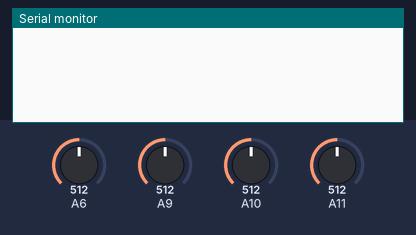
A sketch run on a simulated Arduino Leonardo, built with avr-gcc and run on an emulated ATmega32U4. Shown: the last lines printed to the serial monitor. The inputs (shaded band) are chosen by the test bench; at power-on: A6 = 512, A9 = 512, A10 = 512, A11 = 512. USB keyboard and mouse output is not drawn.

Above: at 1.2 s.
1.3 s: A6 set to 528
At 1.56 s:
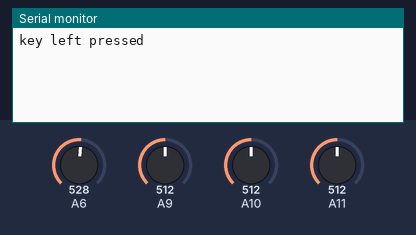
3.3 s: A9 set to 716
At 3.57 s:
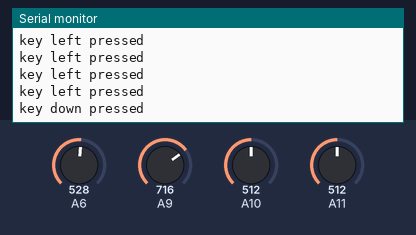
5.3 s: A10 set to 992
At 5.58 s:
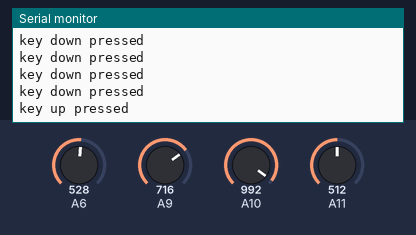

Measured:
- the behaviour switches between 512 and 513 on A6 (found by bisection; images 0 and 1)
- after the input at 1.3 s, the serial monitor: prints a new line after 0.11 s (image 1)
- after the input at 3.3 s, the serial monitor: prints a new line after 0.12 s (image 2)
- after the input at 5.3 s, the serial monitor: prints a new line after 0.13 s (image 3)

The sketch:

DIGF_3010_P1_code.ino
```cpp
/* DIGF-3010 Advanced Wearables 2023

  This code takes inspiration from the DIGF-3010_P1_4AnalogInputsKeyboard file provided on Canvas by Kate Hartman.
  It is written for 4 analog sensors (in series with 2 analog pressure sensors) to activate 4 keyboard keys.
  Based on Keyboard library examples.
*/

#include "Keyboard.h"

#define DEBOUNCE 100  // delay for ensuring that the sensor presses do not overlap

// the setup routine runs once when you press reset:
void setup() {
  // initialize serial communication at 9600 bits per second:
  Serial.begin(9600);
  // initialize Keyboard header file
  Keyboard.begin();
}

void loop() {
  // reading the input for each pin
  int sensorValue1 = analogRead(A10);
  int sensorValue2 = analogRead(A9);
  int sensorValue3 = analogRead(A6);
  int sensorValue4 = analogRead(A11);

  // setting int variable names for all 4 directional keys
  const int keyboardKey1 = KEY_UP_ARROW;
  const int keyboardKey2 = KEY_DOWN_ARROW;
  const int keyboardKey3 = KEY_LEFT_ARROW;
  const int keyboardKey4 = KEY_RIGHT_ARROW;

  // threshold value set based on AnalogReadSerial testing
  const int threshold = 300;

  // use the sensor values to control keyboard
  // comparing sensor values to all others in case other sensors are accidentally activated too, and ensuring that sensor is above threshold
  if ( (sensorValue1 > sensorValue2) && (sensorValue1 > sensorValue3) && (sensorValue1 > sensorValue4) && (sensorValue1 > threshold) )
  {
    Keyboard.press(keyboardKey1);
    delay(100);
    Keyboard.release(keyboardKey1);
    Serial.println("key up pressed");
  }
  if ( (sensorValue2 > sensorValue1) && (sensorValue2 > sensorValue3) && (sensorValue2 > sensorValue4) && (sensorValue2 > threshold) )
  {
    Keyboard.press(keyboardKey2);
    delay(100);
    Keyboard.release(keyboardKey2);
    Serial.println("key down pressed");
  }
  if ( (sensorValue3 > sensorValue2) && (sensorValue3 > sensorValue1) && (sensorValue3 > sensorValue4) && (sensorValue3 > threshold) )
  {
    Keyboard.press(keyboardKey3);
    delay(100);
    Keyboard.release(keyboardKey3);
    Serial.println("key left pressed");
  }
  if ( (sensorValue4 > sensorValue2) && (sensorValue4 > sensorValue3) && (sensorValue4 > sensorValue1) && (sensorValue4 > threshold) )
  {
    Keyboard.press(keyboardKey4);
    delay(100);
    Keyboard.release(keyboardKey4);
    Serial.println("key right pressed");
  } else {
    Keyboard.releaseAll();
  }

  delay(DEBOUNCE);  // delay in between reads for stability
}
```
